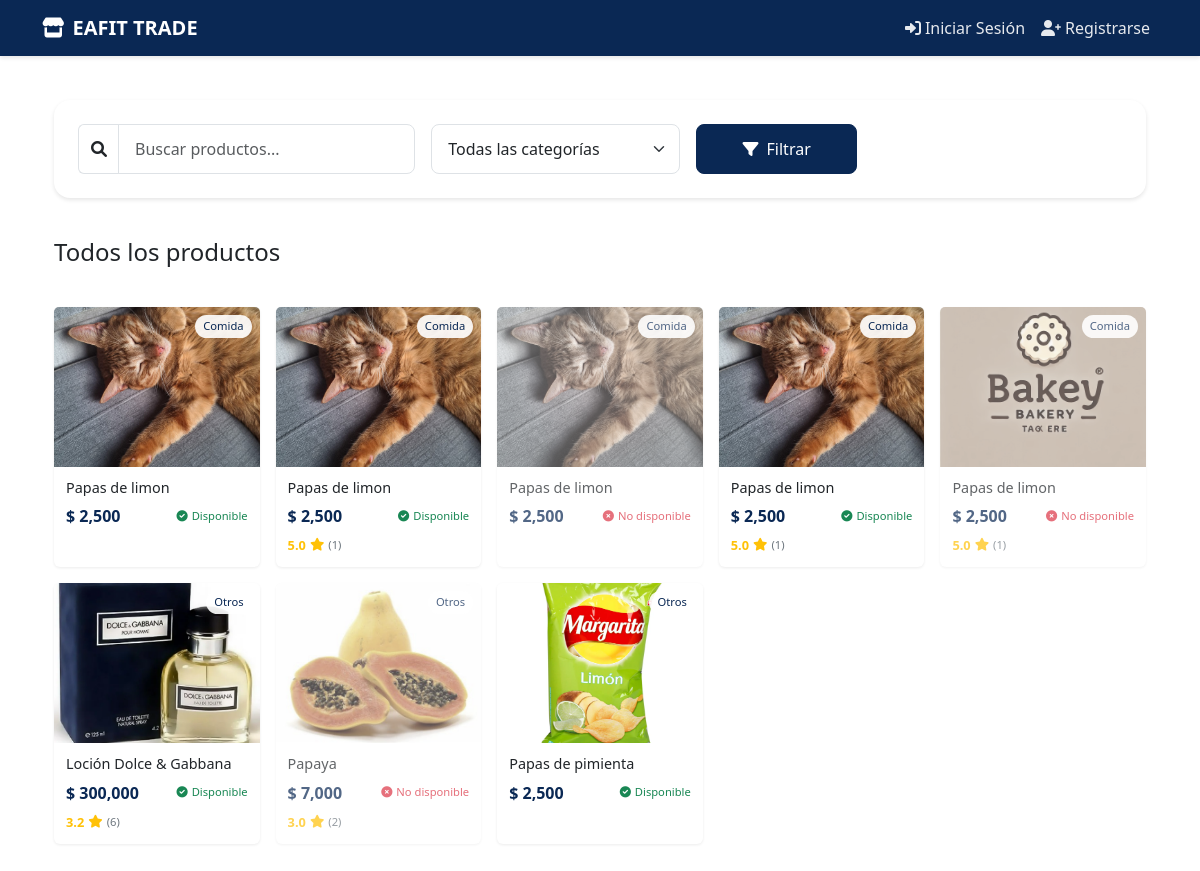
The app's page /, older data.
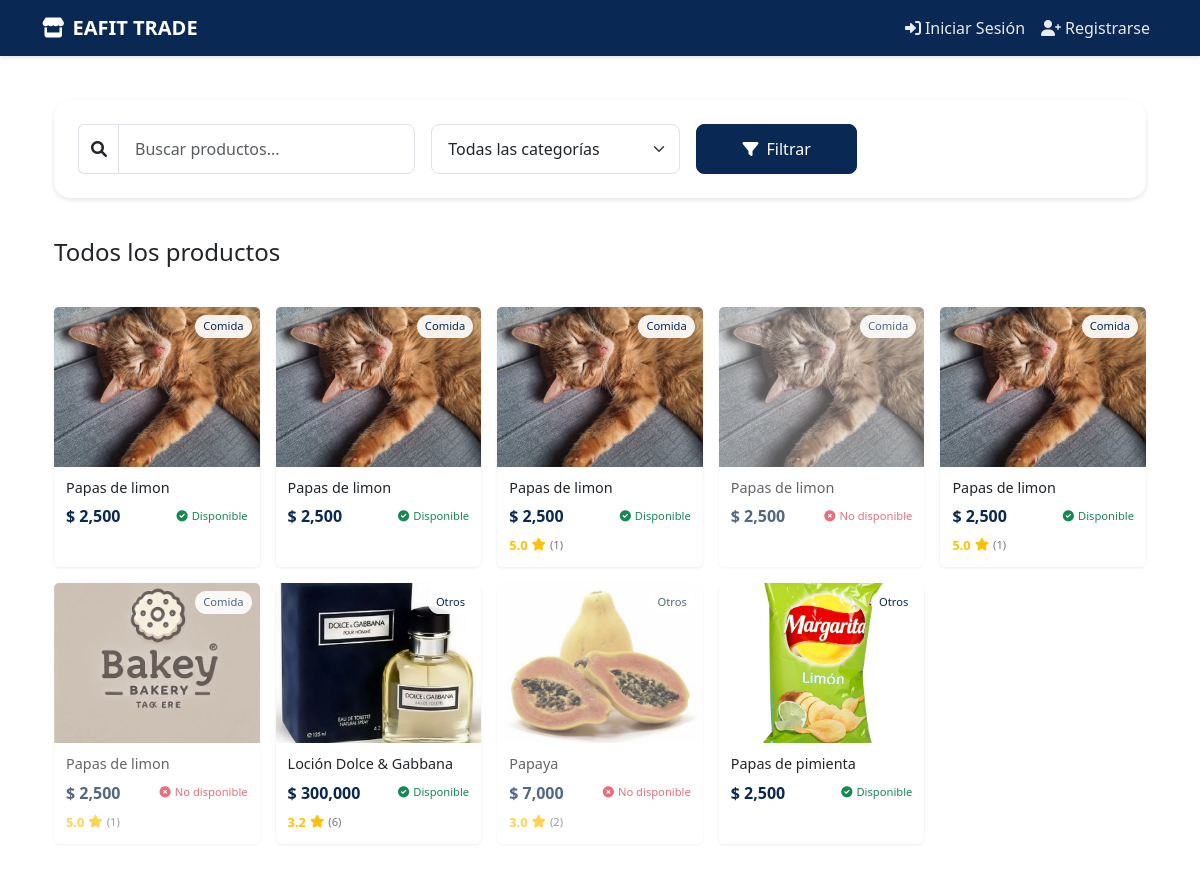
The same page, newer data.
### products/models.py (models this page shows, shortened)
class Product(models.Model):
    CATEGORY_CHOICES = [
        ('Comida', 'Comida'),
        ('Ropa', 'Ropa'),
        ('Tecnología', 'Tecnología'),
        ('Libros', 'Libros'),
        ('Otros', 'Otros'),
    ]
    CONDITION_CHOICES = [
        ('Nuevo', 'Nuevo'),
        ('Usado', 'Usado'),
        ('Buen estado', 'Buen estado'),
    ]
    FOOD_TYPE_CHOICES = [
        ('Panadería', 'Panadería'),
        ('Galletas', 'Galletas'),
        ('Repostería', 'Repostería'),
        ('Frutas', 'Frutas'),
        ('Frituras', 'Frituras'),
        ('Dulces', 'Dulces'),
        ('Helados', 'Helados'),
        ('Snacks', 'Snacks'),
        ('Comida rápida', 'Comida rápida'),
        ('Otros', 'Otros'),
    ]
    name = models.CharField(
        max_length=255,
        verbose_name='Nombre',
        help_text='Nombre del producto'
    )
    category = models.CharField(
        max_length=50,
        choices=CATEGORY_CHOICES,
        verbose_name='Categoría',
        null=True,
        blank=True
    )
    food_type = models.CharField(
        max_length=50,
        choices=FOOD_TYPE_CHOICES,
        verbose_name='Tipo de Comida',
        blank=True,
        null=True
    )
    description = models.TextField(
        verbose_name='Descripción',
        help_text='Describe tu producto detalladamente'
    )
    price = models.DecimalField(
        max_digits=10,
        decimal_places=2,
        validators=[MinValueValidator(0.01)],
        verbose_name='Precio',
        help_text='Precio en pesos colombianos'
    )
    published_at = models.DateTimeField(
        default=timezone.now,
        verbose_name='Fecha de publicación'
    )
    condition = models.CharField(
        max_length=50,
        choices=CONDITION_CHOICES,
        verbose_name='Estado',
        blank=True,
        null=True
    )
    image = models.ImageField(
        upload_to='products/',
        verbose_name='Imagen',
        help_text='Imagen del producto'
    )
    seller = models.ForeignKey(
        User,
        on_delete=models.CASCADE,
        verbose_name='Vendedor',
        related_name='products'
    )
    available = models.BooleanField(
        default=True,
        verbose_name='Disponible'
    )
    class Meta:
        verbose_name = 'Producto'
        verbose_name_plural = 'Productos'
        ordering = ['-published_at']
        indexes = [
            models.Index(fields=['name']),
            models.Index(fields=['category']),
            models.Index(fields=['available']),
        ]
    @property
    def average_rating(self):
        comments = self.comments.all()
        if not comments:
            return 0
        return round(sum(comment.rating for comment in comments) / len(comments), 1)
    @property
    def total_ratings(self):
        return self.comments.count()

class Comment(models.Model):
    product = models.ForeignKey(
        Product,
        on_delete=models.CASCADE,
        related_name='comments'
    )
    user = models.ForeignKey(
        User,
        on_delete=models.CASCADE,
        related_name='comments'
    )
    text = models.TextField(
        max_length=500,
        verbose_name='Comentario'
    )
    rating = models.PositiveSmallIntegerField(
        verbose_name='Calificación',
        validators=[MinValueValidator(0), MaxValueValidator(5)],
        help_text='Calificación de 0 a 5 estrellas'
    )
    created_at = models.DateTimeField(
        auto_now_add=True,
        verbose_name='Fecha de publicación'
    )
    class Meta:
        ordering = ['-created_at']
        verbose_name = 'Comentario'
        verbose_name_plural = 'Comentarios'

### products/views.py (the view)
# urls.py: 2. Add a URL to urlpatterns:  path('', views.home, name='home')
def home(request):
    products = Product.objects.all()
    search_query = request.GET.get('search', '')
    if search_query:
        products = products.filter(name__icontains=search_query)
    category = request.GET.get('category', '')
    if category:
        products = products.filter(category=category)
    food_type = request.GET.get('food_type', '')
    if category == 'Comida' and food_type:
        products = products.filter(food_type=food_type)
    products = products.order_by('-published_at')
    user_favorites = []
    if request.user.is_authenticated:
        user_favorites = Favorite.objects.filter(user=request.user).values_list('product_id', flat=True)
    context = {
        'products': products,
        'user_favorites': user_favorites,
        'search_query': search_query,
        'selected_category': category,
        'selected_food_type': food_type,
        'categories': Product.CATEGORY_CHOICES,
        'food_types': Product.FOOD_TYPE_CHOICES,
    }
    return render(request, 'products/home.html', context)

### products/templates/products/home.html (shortened to what this page needs)
{% extends 'products/base.html' %}
{% load humanize %}
{% block content %}
<div class="container py-4">
    <div class="search-section mb-4">
        <div class="card">
            <div class="card-body">
                <form method="get" class="row g-3">
                    <div class="col-12 col-md-4">
                        <div class="input-group">
                            <span class="input-group-text">
                                <i class="fas fa-search"></i>
                            </span>
                            <input type="text"
                                   name="search"
                                   class="form-control"
                                   placeholder="Buscar productos..."
                                   value="{{ search_query }}">
                        </div>
                    </div>
                    <div class="col-12 col-md-3">
                        <select name="category" class="form-select" id="categoryFilter">
                            <option value="">Todas las categorías</option>
                        </select>
                    </div>
                    <div class="col-12 col-md-2">
                        <button type="submit" class="btn btn-primary w-100">
                            <i class="fas fa-filter me-2"></i>Filtrar
                        </button>
                    </div>
                </form>
            </div>
        </div>
    </div>
    <div class="results-section mb-4">
        <div class="d-flex justify-content-between align-items-center">
            <h2 class="h4 mb-0">
                {% if search_query or selected_category %}
                    Resultados de búsqueda
                {% else %}
                    Todos los productos
                {% endif %}
            </h2>
        </div>
    </div>
    <div class="row g-4">
        {% for product in products %}
        <div class="col-12 col-sm-6 col-lg-4 col-xl-3">
            <a href="{% url 'product_detail' product.id %}" class="text-decoration-none">
                <div class="card product-card {% if not product.available %}product-unavailable{% endif %}">
                    <div class="position-relative">
                        {% if product.image %}
                        <img src="{{ product.image.url }}"
                             class="card-img-top product-image {% if not product.available %}grayscale{% endif %}"
                             alt="{{ product.name }}">
                        {% endif %}
                        <span class="category-badge">{{ product.get_category_display }}</span>
                    </div>
                    <div class="card-body">
                        <div class="d-flex justify-content-between align-items-start mb-2">
                            <h5 class="card-title text-dark mb-0">{{ product.name }}</h5>
                        </div>
                        <div class="d-flex justify-content-between align-items-center mb-2">
                            <p class="price mb-0">$ {{ product.price|floatformat:0|intcomma }}</p>
                            <span class="availability-badge {% if product.available %}text-success{% else %}text-danger{% endif %}">
                                {% if product.available %}
                                    <i class="fas fa-check-circle me-1"></i>Disponible
                                {% else %}
                                    <i class="fas fa-times-circle me-1"></i>No disponible
                                {% endif %}
                            </span>
                        </div>
                        {% if product.total_ratings > 0 %}
                        <div class="star-rating">
                            <span class="rating-value">{{ product.average_rating }}</span>
                            <i class="fas fa-star"></i>
                            <span class="rating-count">({{ product.total_ratings }})</span>
                        </div>
                        {% endif %}
                    </div>
                </div>
            </a>
        </div>
        {% endfor %}
    </div>
</div>
{% endblock %}

### products/templates/products/base.html (shortened to what this page needs)
<!DOCTYPE html>
<html>
<head>
    <link href="https://cdn.jsdelivr.net/npm/bootstrap@5.3.2/dist/css/bootstrap.min.css" rel="stylesheet">
    <link href="https://cdnjs.cloudflare.com/ajax/libs/font-awesome/6.0.0/css/all.min.css" rel="stylesheet">
</head>
<body>
    <nav class="navbar navbar-expand-lg navbar-dark">
        <div class="container">
            <a class="navbar-brand" href="{% url 'home' %}">
                <i class="fas fa-store me-2"></i>EAFIT TRADE
            </a>
            <div class="collapse navbar-collapse" id="navbarNav">
                <ul class="navbar-nav ms-auto">
                    {% if user.is_authenticated %}
                        <li class="nav-item">
                            <a class="nav-link" href="{% url 'favorites_list' %}">
                                <i class="fas fa-heart me-1"></i>Favoritos
                            </a>
                        </li>
                        <li class="nav-item">
                            <a class="nav-link" href="{% url 'add_product' %}">
                                <i class="fas fa-plus me-1"></i>Publicar
                            </a>
                        </li>
                        <li class="nav-item dropdown">
                            <a class="nav-link dropdown-toggle" href="#" role="button" data-bs-toggle="dropdown">
                                <i class="fas fa-user me-1"></i>{{ user.username }}
                            </a>
                            <ul class="dropdown-menu dropdown-menu-end">
                                <li>
                                    <a href="{% url 'view_profile' %}" class="dropdown-item">
                                        <i class="fas fa-store me-2"></i>Mi Perfil de Vendedor
                                    </a>
                                </li>
                                <li><hr class="dropdown-divider"></li>
                                <li>
                                    <form action="{% url 'logout' %}" method="post" class="dropdown-item">
                                        {% csrf_token %}
                                        <button type="submit" class="btn btn-link text-decoration-none p-0">
                                            <i class="fas fa-sign-out-alt me-2"></i>Cerrar Sesión
                                        </button>
                                    </form>
                                </li>
                            </ul>
                        </li>
                    {% else %}
                        <li class="nav-item">
                            <a class="nav-link" href="{% url 'login' %}">
                                <i class="fas fa-sign-in-alt me-1"></i>Iniciar Sesión
                            </a>
                        </li>
                        <li class="nav-item">
                            <a class="nav-link" href="{% url 'register' %}">
                                <i class="fas fa-user-plus me-1"></i>Registrarse
                            </a>
                        </li>
                    {% endif %}
                </ul>
            </div>
        </div>
    </nav>
    <div class="content">
        <div class="container">
            {% block content %}{% endblock %}
        </div>
    </div>
</body>
</html>

### products/templates/products/base.html (style rules this page uses)
:root { --primary-color: hwb(216 4% 67%); --secondary-color: #6c757d; }
.navbar { background-color: var(--primary-color); box-shadow: 0 2px 4px rgba(0,0,0,0.1); }
.navbar-brand { font-weight: bold; color: white !important; }
.nav-link { color: rgba(255,255,255,0.9) !important; }
.btn-primary { background-color: var(--primary-color); border-color: var(--primary-color); }
.content { min-height: calc(100vh - 56px); padding: 20px 0; }

### products/templates/products/home.html (style rules this page uses)
.product-card { height: 100%; transition: all 0.2s; border: none; box-shadow: 0 1px 3px rgba(0,0,0,0.08); max-width: 280px; margin: 0 auto; }
.product-image { height: 160px; object-fit: cover; }
.card-body { padding: 0.75rem; }
.card-title { font-size: 0.9rem; font-weight: 500; line-height: 1.2; display: -webkit-box; -webkit-line-clamp: 2; -webkit-box-orient: vertical; overflow: hidden; margin-bottom: 0.25rem; }
.price { font-size: 1rem; font-weight: 600; color: var(--primary-color); }
.category-badge { position: absolute; top: 8px; right: 8px; background-color: rgba(255,255,255,0.9); padding: 0.2rem 0.5rem; border-radius: 16px; font-size: 0.7rem; color: var(--primary-color); }
.product-unavailable { opacity: 0.7; }
.grayscale { filter: grayscale(50%); }
.star-rating { display: flex; align-items: center; gap: 0.25rem; margin-top: 0.25rem; font-size: 0.8rem; color: #ffc107; }
.rating-value { font-weight: 600; }
.rating-count { color: var(--secondary-color); font-size: 0.7rem; }
.row.g-4 { --bs-gutter-x: 1rem; --bs-gutter-y: 1rem; }
@media (min-width: 1200px) { .col-xl-3 { flex: 0 0 auto; width: 20%; } }
.search-section .card { border: none; box-shadow: 0 2px 4px rgba(0,0,0,0.1); border-radius: 1rem; }
.search-section .card-body { padding: 1.5rem; }
.search-section .form-control, .search-section .form-select { padding: 0.75rem 1rem; border-radius: 0.5rem; border: 1px solid #dee2e6; }
.search-section .input-group-text { background-color: white; border-right: none; }
.search-section .btn-primary { padding: 0.75rem 1.5rem; border-radius: 0.5rem; }
.results-section { padding: 1rem 0; }
.availability-badge { font-size: 0.7rem; font-weight: 500; }
.text-success { color: #198754 !important; }
.text-danger { color: #dc3545 !important; }

Row changes from the older to the newer data that the page shows:
added Product: image (picture), category "Comida", name "Papas de limon", price "2,500", available True (drawn)
